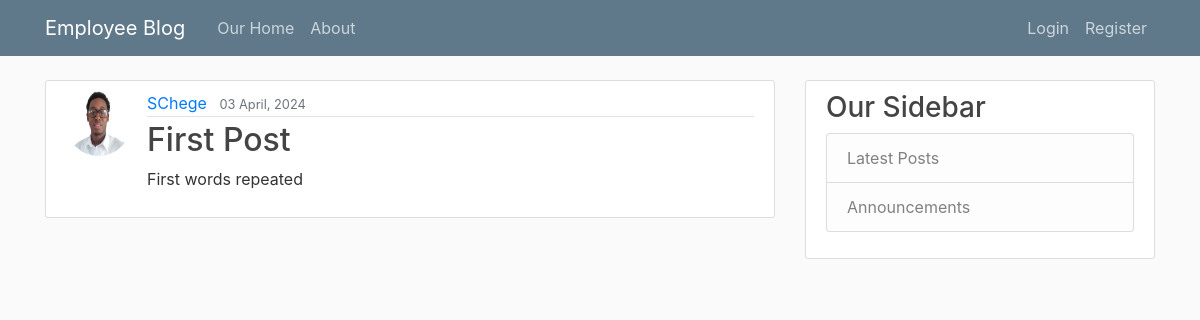
Before: /post/1/ with the older database file.
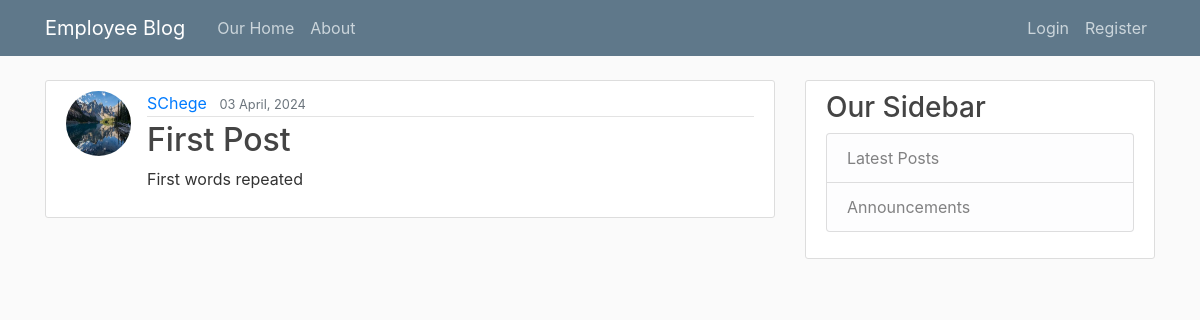
After: the same page with the newer database file.
### blog/models.py (models this page shows, shortened)
class Post(models.Model):
    title = models.CharField(max_length=100)
    content = models.TextField()
    date_posted = models.DateTimeField(default=timezone.now)
    author = models.ForeignKey(User, on_delete=models.CASCADE)

### users/models.py (models this page shows, shortened)
class Profile(models.Model):
    user = models.OneToOneField(User, on_delete=models.CASCADE)
    image = models.ImageField(default='default.jpg', upload_to='profile_pics')

### blog/views.py (the view)
# urls.py: path('post/<int:pk>/', PostDetailView.as_view(), name='post-detail'),
class PostDetailView(DetailView):
    model = Post

### blog/templates/blog/post_detail.html (shortened to what this page needs)
{% extends "blog/base.html" %}
{% block content %}
    <article class="media content-section">
        <img class="rounded-circle article-img" src="{{ object.author.profile.image.url }}">
        <div class="media-body">
        <div class="article-metadata">
            <a class="mr-2" href="#">{{ object.author }}</a>
            <small class="text-muted">{{ object.date_posted|date:"d F, Y" }}</small>
        </div>
        <h2 class="article-title">{{ object.title }}</h2>
        <p class="article-content">{{ object.content }}</p>
        </div>
    </article>
{% endblock content %}

Changed rows visible on the page:
changed through a linked row, Post "First Post": author.profile.image: a different picture
